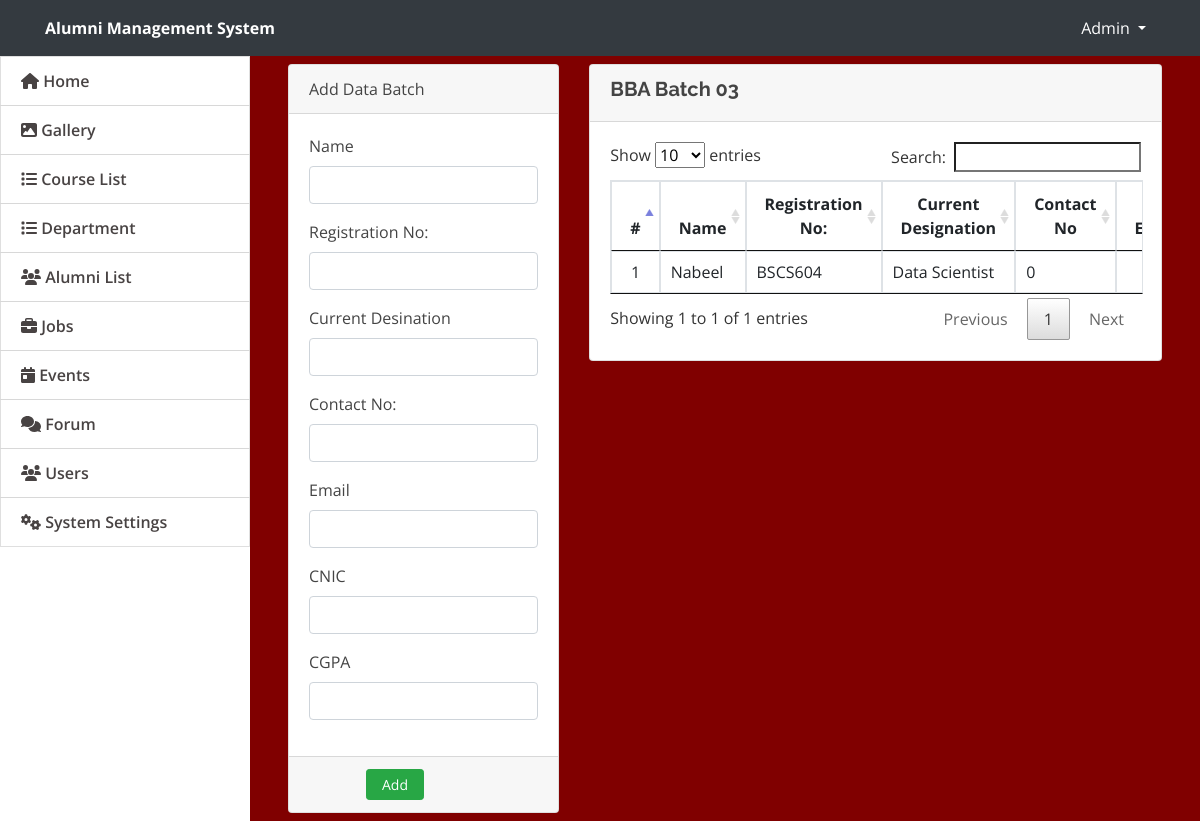
Screenshot of /admin/bba_batch3.php with the database file from the repository.
### tables this page shows
CREATE TABLE `bba_batch3` (
  `bba_batch3_id` int(11) NOT NULL,
  `bba_batch3_name` varchar(255) NOT NULL,
  `bba_batch3_reg` varchar(255) NOT NULL,
  `bba_batch3_desgination` varchar(255) NOT NULL,
  `bba_batch3_contact_no` int(11) NOT NULL,
  `bba_batch3_email` varchar(255) NOT NULL,
  `bba_batch3_cnic` int(13) NOT NULL,
  `bba_batch3_cgpa` varchar(255) NOT NULL
);

### admin/bba_batch3.php (the view, shortened to what this page needs)
<!DOCTYPE html>
<html lang="en">
<head>
  <link rel="stylesheet" href="assets/font-awesome/css/all.min.css">
  <link href="assets/vendor/bootstrap/css/bootstrap.min.css" rel="stylesheet">
  <link href="assets/vendor/icofont/icofont.min.css" rel="stylesheet">
  <link href="assets/vendor/boxicons/css/boxicons.min.css" rel="stylesheet">
  <link href="assets/vendor/venobox/venobox.css" rel="stylesheet">
  <link href="assets/vendor/animate.css/animate.min.css" rel="stylesheet">
  <link href="assets/vendor/remixicon/remixicon.css" rel="stylesheet">
  <link href="assets/vendor/owl.carousel/assets/owl.carousel.min.css" rel="stylesheet">
  <link href="assets/vendor/bootstrap-datepicker/css/bootstrap-datepicker.min.css" rel="stylesheet">
  <link href="assets/DataTables/datatables.min.css" rel="stylesheet">
  <link href="assets/css/jquery.datetimepicker.min.css" rel="stylesheet">
  <link href="assets/css/select2.min.css" rel="stylesheet">
  <link href="assets/css/style.css" rel="stylesheet">
  <link type="text/css" rel="stylesheet" href="assets/css/jquery-te-1.4.0.css">
</head>
<body>
  <nav class="navbar navbar-light fixed-top bg-dark" style="padding:0;min-height: 3.5rem">
    <div class="container-fluid mt-2 mb-2">
      <div class="col-lg-12">
        <div class="col-md-4 float-left text-white">
          <large><b>Alumni Management System</b></large>
        </div>
        <div class="float-right">
          <div class=" dropdown mr-4">
            <a href="#" class="text-white dropdown-toggle" id="account_settings" data-toggle="dropdown" aria-haspopup="true" aria-expanded="false">Admin </a>
          </div>
        </div>
      </div>
  </nav>
  <nav id="sidebar" class='mx-lt-5 bg-white'>
    <div class="sidebar-list">
      <a href="index.php?page=home" class="nav-item nav-home"><span class='icon-field'><i class="fa fa-home"></i></span> Home</a>
      <a href="index.php?page=gallery" class="nav-item nav-gallery"><span class='icon-field'><i class="fa fa-image"></i></span> Gallery </a>
      <a href="index.php?page=courses" class="nav-item nav-courses"><span class='icon-field'><i class="fa fa-list"></i></span> Course List</a>
      <a href="index.php?page=department" class="nav-item nav-department"><span class='icon-field'><i class="fa fa-list"></i></span> Department</a>
      <a href="index.php?page=alumni" class="nav-item nav-alumni"><span class='icon-field'><i class="fa fa-users"></i></span> Alumni List</a>
      <a href="index.php?page=jobs" class="nav-item nav-jobs"><span class='icon-field'><i class="fa fa-briefcase"></i></span> Jobs</a>
      <a href="index.php?page=events" class="nav-item nav-events"><span class='icon-field'><i class="fa fa-calendar-day"></i></span> Events</a>
      <a href="index.php?page=forums" class="nav-item nav-forums"><span class='icon-field'><i class="fa fa-comments"></i></span> Forum</a>
      <a href="index.php?page=users" class="nav-item nav-users"><span class='icon-field'><i class="fa fa-users"></i></span> Users</a>
      <a href="index.php?page=site_settings" class="nav-item nav-site_settings"><span class='icon-field'><i class="fa fa-cogs"></i></span> System Settings</a>
    </div>
  </nav>
  <main id="view-panel">
    <div class="container-fluid">
      <div class="col-lg-12">
        <div class="row">
          <div class="col-md-4">
            <form action="" id="manage-course" method="post">
              <div class="card">
                <div class="card-header">
                  Add Data Batch
                </div>
                <div class="card-body">
                  <div class="form-group">
                    <label class="control-label">Name</label>
                    <input type="text" name="bba_batch3_name" class="form-control" required>
                  </div>
                  <div class="form-group">
                    <label class="control-label">Registration No:</label>
                    <input type="text" name="bba_batch3_reg" class="form-control" required>
                  </div>
                  <div class="form-group">
                    <label class="control-label">Current Desination</label>
                    <input type="text" name="bba_batch3_desgination" class="form-control" required>
                  </div>
                  <div class="form-group">
                    <label class="control-label">Contact No:</label>
                    <input type="number" name="bba_batch3_contact_no" class="form-control" maxlength="11" oninput="javascript: if (this.value.length > this.maxLength) this.value = this.value.slice(0, this.maxLength);" required>
                  </div>
                  <div class="form-group">
                    <label class="control-label">Email</label>
                    <input type="email" name="bba_batch3_email" class="form-control" required>
                  </div>
                  <div class="form-group">
                    <label class="control-label">CNIC</label>
                    <input type="text" name="bba_batch3_cnic" class="form-control"  maxlength="13" oninput="javascript: if (this.value.length > this.maxLength) this.value = this.value.slice(0, this.maxLength);" required>
                  </div>
                  <div class="form-group">
                    <label class="control-label">CGPA</label>
                    <input type="text" name="bba_batch3_cgpa" class="form-control" required>
                  </div>
                </div>
                <div class="card-footer">
                  <div class="row">
                    <div class="col-md-12">
                      <button class="btn btn-sm btn-success col-sm-3 offset-md-3" name="add"> Add</button>
                    </div>
                  </div>
                </div>
              </div>
            </form>
          </div>
          <div class="col-md-8">
            <div class="card">
              <div class="card-header">
                <h5><b> BBA Batch 03</b></h5>
              </div>
              <div class="card-body">
                <table class="table table-bordered table-hover table-responsive">
                  <thead>
                    <tr>
                      <th class="text-center">#</th>
                      <th class="text-center">Name</th>
                      <th class="text-center">Registration No:</th>
                      <th class="text-center">Current Designation</th>
                      <th class="text-center">Contact No</th>
                      <th class="text-center">Email</th>
                    </tr>
                  </thead>
                  <tbody>
                    <?php
                    $connection = mysqli_connect("localhost", "root", "");
                    $query = "select * from bba_batch3 ";
                    $query_run = mysqli_query($connection, $query);
                    while ($row = mysqli_fetch_assoc($query_run)) {
                      extract($row);
                    ?>
                      <tr>
                        <td class="text-center">
                          <?php echo $bba_batch3_id ?>
                        </td>
                        <td class="">
                          <?php echo $bba_batch3_name ?>
                        </td>
                        <td class="">
                          <?php echo $bba_batch3_reg ?>
                        </td>
                        <td class="">
                          <?php echo $bba_batch3_desgination ?>
                        </td>
                        <td class="">
                          <?php echo $bba_batch3_contact_no ?>
                        </td>
                        <td class="">
                        </td>
                      </tr>
                    <?php
                    }
                    ?>
                  </tbody>
                </table>
              </div>
            </div>
          </div>
        </div>
      </div>
    </div>
  </main>
</body>

### admin/assets/css/style.css (style rules this page uses)
body { font-family: "Open Sans", sans-serif; color: #444444; width: 100%; height: calc(100%); }
a { color: #1977cc; }
h1, h2, h3, h4, h5, h6 { font-family: "Raleway", sans-serif; }
nav#sidebar { height: calc(100%); position: fixed; z-index: 99; left: 0; width: 250px; background-repeat: no-repeat; background-size: cover; }
a.nav-item { position: relative; display: block; padding: .75rem 1.25rem; margin-bottom: -1px; border: 1px solid rgba(0,0,0,.125); background-color: #ffffffc4; color: #484343; font-weight: 600; }
main#view-panel { margin-left: 250px; width:calc(100% - 250px); margin-top: 3.5rem; padding: .5em }

### admin/bba_batch3.php (style rules this page uses)
body { background: maroon; }

### rows the page displays
bba_batch3: bba_batch3_id "1", bba_batch3_name "Nabeel", bba_batch3_reg "BSCS604", bba_batch3_desgination "Data Scientist", bba_batch3_contact_no "0"
